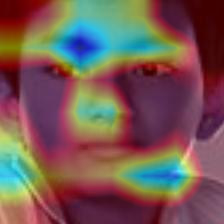

The script that drew this image:
from tensorflow.keras.applications import vgg16
from tensorflow import keras
from tensorflow.keras.applications import resnet_v2
from tensorflow.keras.preprocessing import image
from tensorflow.keras.layers import Lambda
from tensorflow.keras.models import Sequential
from tensorflow.python.framework import ops
import tensorflow.keras.backend as K
import tensorflow as tf
import numpy as np
from tensorflow import keras
import sys
import cv2
from tensorflow.keras.models import load_model
import json
import dlib
from PIL import Image
tf.compat.v1.disable_eager_execution()

from keras.models import load_model
import os
import sys
import pandas as pd
from PIL import Image
import numpy as np
sys.path.insert(1, '../src')

#import preprocess_image
import importlib
#importlib.reload(preprocess_image)

import matplotlib.pyplot as plt


def detect_face(image_path, im_size = 224, default_max_size=800,size = 300, padding = 0.25):
    cnn_face_detector = dlib.cnn_face_detection_model_v1('./dlib_mod/mmod_human_face_detector.dat')
    sp = dlib.shape_predictor('./dlib_mod/shape_predictor_5_face_landmarks.dat')
    base = 2000  # largest width and height

    img = dlib.load_rgb_image(image_path)
    old_height, old_width, _ = img.shape
    old_height, old_width, _ = img.shape

    if old_width > old_height:
        new_width, new_height = default_max_size, int(default_max_size * old_height / old_width)
    else:
        new_width, new_height =  int(default_max_size * old_width / old_height), default_max_size
    img = dlib.resize_image(img, rows=new_height, cols=new_width)
    dets = cnn_face_detector(img, 1)
    num_faces = len(dets)
    if num_faces == 0:
        print("Sorry, there were no faces found in '{}'".format(image_path))
        return
    elif num_faces > 1:
        print("Multiple face in '{}'. A random face will be returned".format(image_path))
    faces = dlib.full_object_detections()
    for detection in dets:
        rect = detection.rect
        faces.append(sp(img, rect))
    image = dlib.get_face_chips(img, faces, size=size, padding = padding)[0]

    image = Image.fromarray(image, 'RGB')
    image = image.resize((im_size, im_size))

    #image = np.array(image) / 255.0
    #ori_img = np.array(image)
    processed_img = resnet_v2.preprocess_input(np.array(image))
    processed_img = processed_img[None,:]
    return processed_img

def target_category_loss(x, category_index, nb_classes):
    return tf.multiply(x, K.one_hot([category_index], nb_classes))

def target_category_loss_output_shape(input_shape):
    return input_shape

def normalize(x):
    # utility function to normalize a tensor by its L2 norm
    return x / (K.sqrt(K.mean(K.square(x))) + 1e-5)

def load_image(path):
    img_path = path
    img = image.load_img(img_path, target_size=(224, 224))
    x = image.img_to_array(img)
    x = np.expand_dims(x, axis=0)
    x = resnet_v2.preprocess_input(x)
    #x = detect_face(img_path)
    return x

def register_gradient():
    if "GuidedBackProp" not in ops._gradient_registry._registry:
        @ops.RegisterGradient("GuidedBackProp")
        def _GuidedBackProp(op, grad):
            dtype = op.inputs[0].dtype
            return grad * tf.cast(grad > 0., dtype) * \
                tf.cast(op.inputs[0] > 0., dtype)

def compile_saliency_function(model, activation_layer='conv2d_7'):
    input_img = model.input
    layer_dict = dict([(layer.name, layer) for layer in model.layers[1:]])
    layer_output = layer_dict[activation_layer].output
    max_output = K.max(layer_output, axis=3)
    saliency = K.gradients(K.sum(max_output), input_img)[0]
    return K.function([input_img, K.learning_phase()], [saliency])

def modify_backprop(model, name, model_path):
    g = tf.compat.v1.get_default_graph()
    with g.gradient_override_map({'Relu': name}):

        # get layers that have an activation
        layer_dict = [layer for layer in model.layers[1:]
                      if hasattr(layer, 'activation')]

        # replace relu activation
        for layer in layer_dict:
            if layer.activation == keras.activations.relu:
                layer.activation = tf.nn.relu

        # re-instanciate a new model
#         save_path = "../models/race_v6.hdf5"
        #save_path = model_path
        new_model = load_model(model_path)
    return new_model

def deprocess_image(x):
    '''
    Same normalization as in:
    https://github.com/fchollet/keras/blob/master/examples/conv_filter_visualization.py
    '''
    if np.ndim(x) > 3:
        x = np.squeeze(x)
    # normalize tensor: center on 0., ensure std is 0.1
    x -= x.mean()
    x /= (x.std() + 1e-5)
    x *= 0.1

    # clip to [0, 1]
    x += 0.5
    x = np.clip(x, 0, 1)

    # convert to RGB array
    x *= 255
    #if K.image_dim_ordering() == 'th':
    #    x = x.transpose((1, 2, 0))
    x = np.clip(x, 0, 255).astype('uint8')
    return x

def grad_cam(input_model, input_biased_model, image, category_index, biased_category_index, layer_name):
    model = input_model
    biased_model = input_biased_model
    #model = Sequential()
    #model.add(input_model)

    nb_classes = 7
    target_layer = lambda x: target_category_loss(x, category_index, nb_classes)
    biased_target_layer = lambda x: target_category_loss(x, biased_category_index, nb_classes)
    
    model.add(Lambda(target_layer,
                     output_shape = target_category_loss_output_shape))
    
    biased_model.add(Lambda(biased_target_layer,
                     output_shape = target_category_loss_output_shape))

    loss = K.sum(model.layers[-1].output)
    #print("loss: ", loss)
    biased_loss = K.sum(biased_model.layers[-1].output)
    
    #conv_output =  [l for l in model.layers[0].layers if l.name is layer_name][0].output
    conv_output =  [l for l in model.layers if l.name == layer_name][0].output
    #print("conv_output: ", conv_output)
    biased_conv_output =  [l for l in biased_model.layers if l.name == layer_name][0].output
    
    
    grads = normalize(K.gradients(loss, conv_output)[0])
    biased_grads = normalize(K.gradients(biased_loss, biased_conv_output)[0])
    
    gradient_function = K.function([model.layers[0].input], [conv_output, grads])
    biased_gradient_function = K.function([biased_model.layers[0].input], [biased_conv_output, biased_grads])
    

    output, grads_val = gradient_function([image])
    biased_output, biased_grads_val = biased_gradient_function([image])
    
    output, grads_val = output[0, :], grads_val[0, :, :, :]
    biased_output, biased_grads_val = biased_output[0, :], biased_grads_val[0, :, :, :]
    

    weights = np.mean(grads_val, axis = (0, 1))
    biased_weights = np.mean(biased_grads_val, axis = (0, 1))
    
    cam = np.ones(output.shape[0 : 2], dtype = np.float32)
    biased_cam = np.ones(biased_output.shape[0 : 2], dtype = np.float32)

    for i, w in enumerate(weights):
        cam += w * output[:, :, i]
    for i, w in enumerate(biased_weights):
        biased_cam += w * biased_output[:, :, i]

    cam = cv2.resize(cam, (224, 224))
    biased_cam = cv2.resize(biased_cam, (224, 224))
    #print("cam1: ", cam)
    cam = np.maximum(cam, 0)
    biased_cam = np.maximum(biased_cam, 0)
    #print("cam2: ", cam)

    max_arr = np.concatenate([cam,biased_cam])
    max_norm = np.max(max_arr)

    heatmap = cam / max_norm
    biased_heatmap = biased_cam/ max_norm
    
    #print("heat: ", heatmap)

    #Return to BGR [0..255] from the preprocessed image
    image = image[0, :]
    image -= np.min(image)
    image = np.minimum(image, 255)
    image = cv2.cvtColor(image, cv2.COLOR_BGR2RGB)

    cam = cv2.applyColorMap(np.uint8(255*heatmap), cv2.COLORMAP_JET)
    biased_cam = cv2.applyColorMap(np.uint8(255*biased_heatmap), cv2.COLORMAP_JET)
    
    #heatmap = cv2.applyColorMap(np.uint8(255*heatmap), cv2.COLORMAP_JET)
    #biased_heatmap = cv2.applyColorMap(np.uint8(255*biased_heatmap), cv2.COLORMAP_JET)
    
    cam = np.float32(cam / 255) + np.float32(image)
    biased_cam = np.float32(biased_cam / 255) + np.float32(image)
    #heatmap = np.float32(cam / 255)
    
    cam = 255 * cam / np.max(cam)
    biased_cam = 255 * biased_cam / np.max(biased_cam)
    #heatmap = 255 * heatmap / np.max(heatmap)
    
    return np.uint8(cam), np.uint8(biased_cam), heatmap, biased_heatmap, image


#generate grad-cam and guided backprop with unbiased and biased models
def generate_grad_cam(PIL_img):
    with open("./config/parameters.json") as f:
        data = json.load(f)
    f.close()

    model_param = data["model_param"]
    lr, epochs, batch_size, mapping_path, save_path, log_path, biased_save_path = model_param.values()

#     with open(mapping_path) as f:
#         mapping = json.load(f)
#     f.close()
    
    print("load models")
    grad_params = data["grad_cam"]
    print("paths: ", save_path, biased_save_path)
    race_model = load_model(save_path)
    biased_race_model = load_model(biased_save_path)
    
    #grad_cam
    img_num = grad_params["img_idx"]
    sample_img_path = grad_params["image_path"] + str(img_num) + ".jpg"
    
    #preprocessed_input = load_image(sample_img_path)
    preprocessed_input = resnet_v2.preprocess_input(np.array(PIL_img)[None, :]) 
    
    print("start predictions")
    predictions = race_model.predict(preprocessed_input).squeeze()
    biased_preds = biased_race_model.predict(preprocessed_input).squeeze()

    predicted_class = np.argmax(predictions)
    biased_class = np.argmax(biased_preds)
    
    print("generate grad-cam")
    cam, biased_cam, heatmap, biased_heatmap, img = grad_cam(race_model, biased_race_model, preprocessed_input, predicted_class, biased_class, "conv2d_7")
    cv2.imwrite("GRADCAM_" + str(img_num) + ".jpg", cam)
    cv2.imwrite("BIASED_GRADCAM_" + str(img_num) + ".jpg", biased_cam)
    
    
    #guided_backprop
    print("generate guided backprop")
    register_gradient()
    guided_model = modify_backprop(race_model, 'GuidedBackProp', save_path)
    biased_guided_model = modify_backprop(biased_race_model, 'GuidedBackProp',biased_save_path)
    
    saliency_fn = compile_saliency_function(guided_model)
    biased_saliency_fn = compile_saliency_function(biased_guided_model)
    
    saliency = saliency_fn([preprocessed_input, 0])
    biased_saliency = biased_saliency_fn([preprocessed_input, 0])
    
    gradcam = saliency[0] * heatmap[..., np.newaxis]
    biased_gradcam = biased_saliency[0] * biased_heatmap[..., np.newaxis]
    
    cv2.imwrite("GUIDED_GRADCAM_" + str(img_num) + ".jpg", deprocess_image(gradcam))
    cv2.imwrite("BIASED_GUIDED_GRADCAM_" + str(img_num) + ".jpg", deprocess_image(biased_gradcam))
